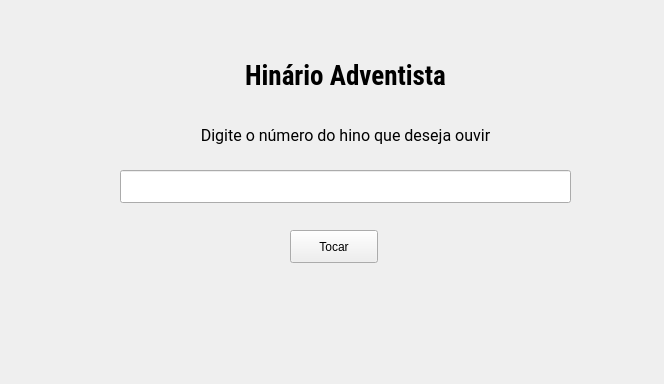
<?xml version="1.0" encoding="UTF-8"?>
<ui version="4.0">
 <class>MainWindow</class>
 <widget class="QMainWindow" name="MainWindow">
  <property name="geometry">
   <rect>
    <x>0</x>
    <y>0</y>
    <width>664</width>
    <height>384</height>
   </rect>
  </property>
  <property name="windowTitle">
   <string>MainWindow</string>
  </property>
  <widget class="QWidget" name="centralwidget">
   <widget class="QLineEdit" name="busca">
    <property name="geometry">
     <rect>
      <x>120</x>
      <y>170</y>
      <width>451</width>
      <height>33</height>
     </rect>
    </property>
   </widget>
   <widget class="QLabel" name="label">
    <property name="geometry">
     <rect>
      <x>120</x>
      <y>50</y>
      <width>451</width>
      <height>51</height>
     </rect>
    </property>
    <property name="font">
     <font>
      <family>Roboto Condensed</family>
      <pointsize>20</pointsize>
      <weight>75</weight>
      <bold>true</bold>
     </font>
    </property>
    <property name="text">
     <string>Hinário Adventista</string>
    </property>
    <property name="alignment">
     <set>Qt::AlignCenter</set>
    </property>
   </widget>
   <widget class="QLabel" name="label_2">
    <property name="geometry">
     <rect>
      <x>120</x>
      <y>110</y>
      <width>451</width>
      <height>51</height>
     </rect>
    </property>
    <property name="font">
     <font>
      <family>Roboto</family>
      <pointsize>12</pointsize>
      <weight>50</weight>
      <bold>false</bold>
     </font>
    </property>
    <property name="text">
     <string>Digite o número do hino que deseja ouvir</string>
    </property>
    <property name="alignment">
     <set>Qt::AlignCenter</set>
    </property>
   </widget>
   <widget class="QPushButton" name="tocar">
    <property name="geometry">
     <rect>
      <x>290</x>
      <y>230</y>
      <width>88</width>
      <height>33</height>
     </rect>
    </property>
    <property name="text">
     <string>Tocar</string>
    </property>
   </widget>
   <widget class="QLabel" name="setMensagem">
    <property name="geometry">
     <rect>
      <x>0</x>
      <y>290</y>
      <width>671</width>
      <height>20</height>
     </rect>
    </property>
    <property name="text">
     <string/>
    </property>
    <property name="alignment">
     <set>Qt::AlignCenter</set>
    </property>
   </widget>
  </widget>
 </widget>
 <resources/>
 <connections/>
</ui>
